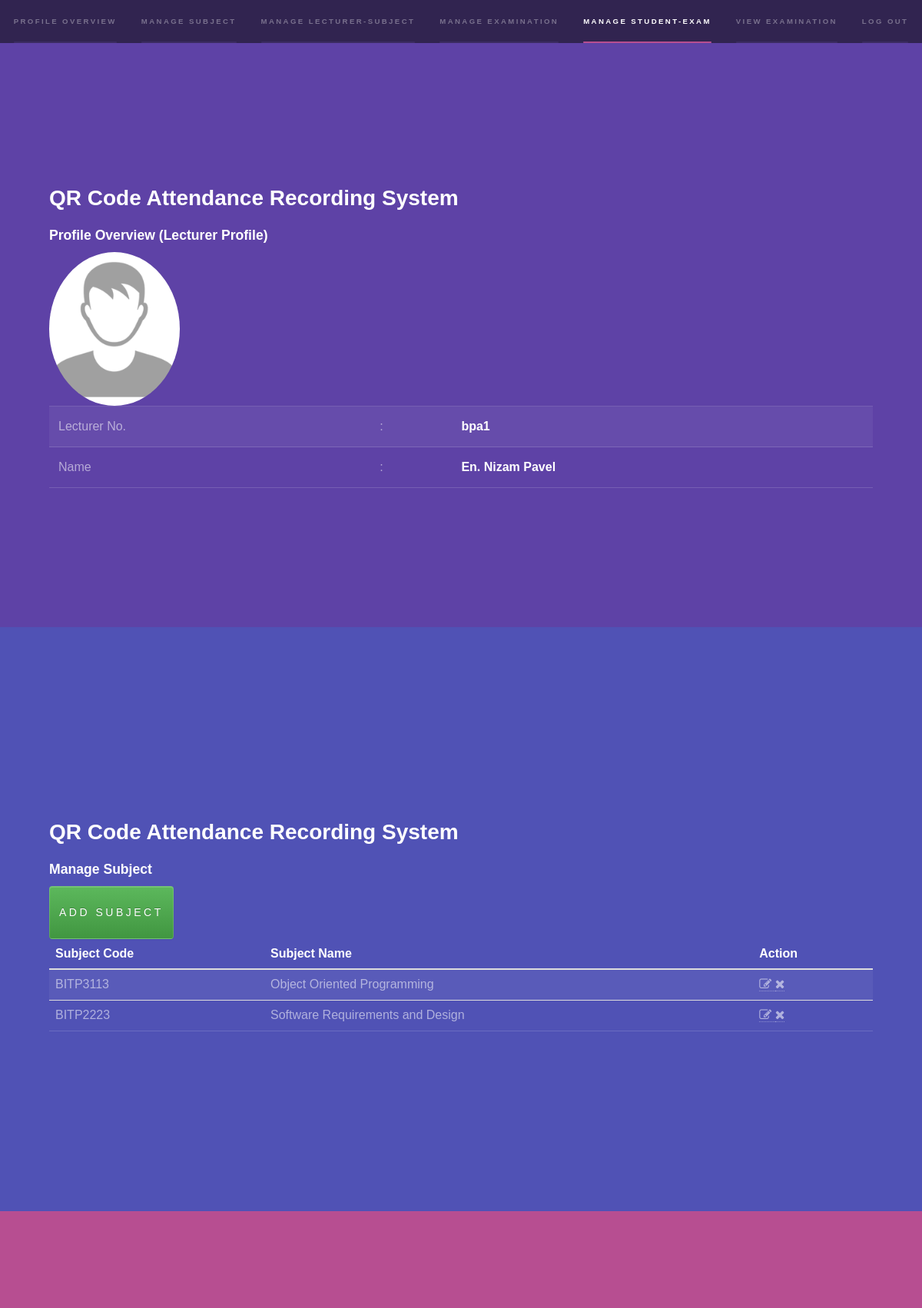
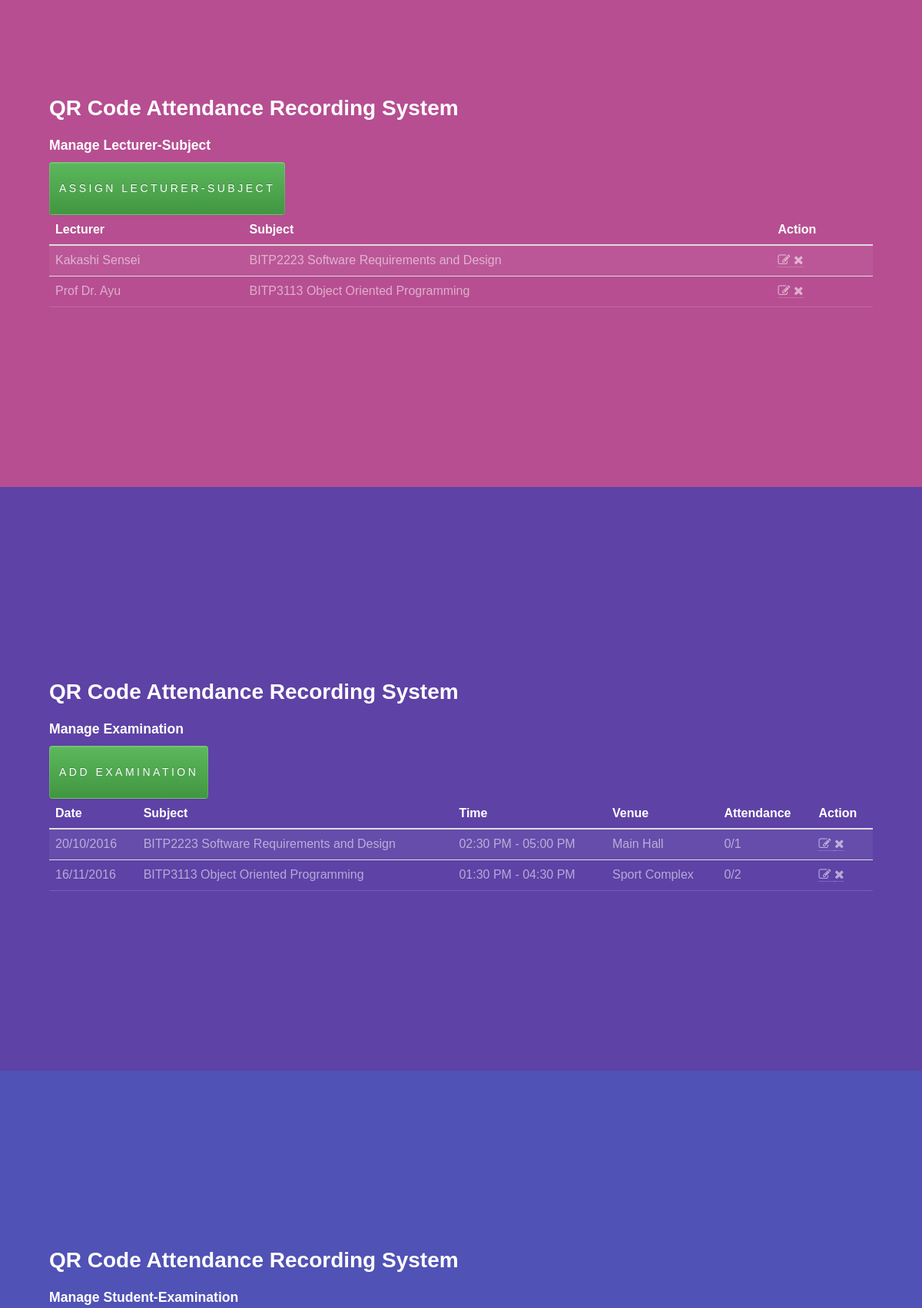
Screenshot of /index.php?page=staff/index.php (signed in, upper part) with the database file from the repository (2 pictures, top to bottom).
### tables this page shows
CREATE TABLE IF NOT EXISTS `staff1` (
  `s_id` int(11) NOT NULL,
  `s_number` varchar(200) NOT NULL,
  `s_name` varchar(200) NOT NULL,
  `s_type` varchar(20) NOT NULL,
  `s_password` varchar(200) NOT NULL,
  `s_profilepic` varchar(200) NOT NULL,
  `s_status` int(11) NOT NULL DEFAULT '1'
);

CREATE TABLE IF NOT EXISTS `subject` (
  `sub_id` int(11) NOT NULL,
  `sub_code` varchar(20) NOT NULL,
  `sub_name` varchar(200) NOT NULL,
  `sub_status` int(11) NOT NULL DEFAULT '1'
);

CREATE TABLE IF NOT EXISTS `lect_subject` (
  `ls_id` int(11) NOT NULL,
  `s_id` int(11) NOT NULL,
  `sub_id` int(11) NOT NULL
);

CREATE TABLE IF NOT EXISTS `examination` (
  `e_id` int(11) NOT NULL,
  `sub_id` int(11) NOT NULL,
  `e_datetime` datetime NOT NULL,
  `e_starttime` datetime NOT NULL,
  `e_endtime` datetime NOT NULL,
  `v_id` int(11) NOT NULL,
  `e_status` int(11) NOT NULL DEFAULT '1'
);

CREATE TABLE IF NOT EXISTS `venue` (
  `v_id` int(11) NOT NULL,
  `v_desc` varchar(200) NOT NULL
);

### index.php (called while the page is built)
<?php require_once("header.php"); ?>
<?php require_once("content.php"); ?>
<?php require_once("footer.php"); ?>

### staff/index.php (the view, shortened to what this page needs)
<div id="wrapper">
    <section id="profile" class="wrapper style1 fullscreen fade-up">
        <div class="inner">
            <?php require("title.php"); ?>
            <h3>Profile Overview (Lecturer Profile)</h3>
            <?php
            $username = (isset($_SESSION['username'])) ? ($_SESSION['username']) : ("-");
            $password = (isset($_SESSION['password'])) ? ($_SESSION['password']) : ("-");
            $sql = sprintf("SELECT * FROM staff1 WHERE s_number = '%s' AND s_password = '%s' ", $username, $password);
            $r = mysql_query($sql) or die("Error: ".mysql_error());
            $t = mysql_num_rows($r);
            $d = mysql_fetch_array($r);
            if ($t > 0) {
            ?>
            <div class="row">
                <div class="col-sm-12">
                    <img src="assets/images/uploads/<?=$d['s_profilepic']; ?>" class="img-circle" style="max-width: 200px; max-height: 200px;" />
                </div>
            </div>
            <div class="row">
                <div class="col-sm-12">
                    <table width="100%">
                        <tr>
                            <td>Lecturer No.</td>
                            <td>:</td>
                            <td><strong><?=$d['s_number']; ?></strong></td>
                        </tr>
                        <tr>
                            <td>Name</td>
                            <td>:</td>
                            <td><strong><?=$d['s_name']; ?></strong></td>
                        </tr>
                    </table>
                </div>
            </div>
            <?php } ?>
        </div>
    </section>
    <section id="subject" class="wrapper style2 fullscreen spotlights">
        <div class="inner">
            <?php require("title.php"); ?>
            <h3>Manage Subject</h3>
            <?php
            $sql_2 = "SELECT * FROM subject ORDER BY sub_name";
            $r2 = mysql_query($sql_2) or die("Error: ".  mysql_error());
            $t2 = mysql_num_rows($r2);
            $d2 = mysql_fetch_array($r2);
            ?>
            <a href="index.php?page=staff/addsubject.php&controller=1">
                <button class="btn btn-success" type="button">Add Subject</button>
            </a>
            <table class="table">
                <thead>
                    <tr>
                        <th>Subject Code</th>
                        <th>Subject Name</th>
                        <th>Action</th>
                    </tr>
                </thead>
                <tbody>
                    <?php
                    if ($t2 > 0) {
                        do {
                            $s_id = $d2['sub_id'];
                    ?>
                    <tr>
                        <td><?=$d2['sub_code']; ?></td>
                        <td><?=$d2['sub_name']; ?></td>
                        <td>
                            <a href="index.php?page=staff/editsubject.php&controller=1&s_id=<?=$s_id; ?>">
                                <span class="fa fa-edit"></span>
                            </a>
                            <a onclick="return ask('Are you sure?');" href="process/deletesubject.php?s_id=<?=$s_id; ?>">
                                <span class="fa fa-remove"></span>
                            </a>
                        </td>
                    </tr>
                    <?php } while ($d2 = mysql_fetch_array($r2)); } ?>
                </tbody>
            </table>
        </div>
    </section>
    <section id="managelectsub" class="wrapper style3 fullscreen spotlights">
        <div class="inner">
            <?php require("title.php"); ?>
            <h3>Manage Lecturer-Subject</h3>
            <?php
            $sql_3 = "SELECT * FROM lect_subject ls, staff1 s, subject sub "
                    . "WHERE s.s_type = 2 "
                    . "AND s.s_id = ls.s_id "
                    . "AND sub.sub_id = ls.sub_id "
                    . "ORDER BY s.s_name ASC ";
            $r3 = mysql_query($sql_3) or die("Error: ".  mysql_error());
            $t3 = mysql_num_rows($r3);
            $d3 = mysql_fetch_array($r3);
            ?>
            <a href="index.php?page=staff/addlectsubject.php&controller=1">
                <button class="btn btn-success" type="button">Assign Lecturer-Subject</button>
            </a>
            <table class="table">
                <thead>
                    <tr>
                        <th>Lecturer</th>
                        <th>Subject</th>
                        <th>Action</th>
                    </tr>
                </thead>
                <tbody>
                    <?php
                    if ($t3 > 0) {
                        do {
                            $ls_id = $d3['ls_id'];
                    ?>
                    <tr>
                        <td><?=$d3['s_name']; ?></td>
                        <td><?=$d3['sub_code']; ?> <?=$d3['sub_name']; ?></td>
                        <td>
                            <a href="index.php?page=staff/editlectsubject.php&controller=1&ls_id=<?=$ls_id; ?>">
                                <span class="fa fa-edit"></span>
                            </a>
                            <a onclick="return ask('Are you sure?');" href="process/deletelectsubject.php?ls_id=<?=$ls_id; ?>">
                                <span class="fa fa-remove"></span>
                            </a>
                        </td>
                    </tr>
                    <?php } while ($d3 = mysql_fetch_array($r3)); } ?>
                </tbody>
            </table>
        </div>
    </section>
    <section id="managestudsub" class="wrapper style1 fullscreen">
        <div class="inner">
            <?php require("title.php"); ?>
            <h3>Manage Examination</h3>
            <?php
            $sql_4 = "SELECT * FROM examination e, subject sub, venue v "
                    . "WHERE e.sub_id = sub.sub_id "
                    . "AND e.v_id = v.v_id "
                    . "ORDER BY e.e_datetime ASC ";
            $r4 = mysql_query($sql_4) or die("Error: ".  mysql_error());
            $t4 = mysql_num_rows($r4);
            $d4 = mysql_fetch_array($r4);
            ?>
            <a href="index.php?page=staff/addexam.php&controller=1">
                <button class="btn btn-success" type="button">Add Examination</button>
            </a>
            <table class="table">
                <thead>
                    <tr>
                        <th>Date</th>
                        <th>Subject</th>
                        <th>Time</th>
                        <th>Venue</th>
                        <th>Attendance</th>
                        <th>Action</th>
                    </tr>
                </thead>
                <tbody>
                    <?php
                    if ($t4 > 0) {
                        do {
                            $e_id = $d4['e_id'];
                            $sql_x1 = sprintf("SELECT * FROM stud_exam WHERE e_id = '%s' ", $e_id);
                            $r_x1 = mysql_query($sql_x1) or die("Error: ".  mysql_error());
                            $t_x1 = mysql_num_rows($r_x1);
                            $attendance_all = $t_x1;
                            $sql_x2 = sprintf("SELECT * FROM stud_exam WHERE e_id = '%s' AND ses_id = 2 ", $e_id);
                            $r_x2 = mysql_query($sql_x2) or die("Error: ".  mysql_error());
                            $t_x2 = mysql_num_rows($r_x2);
                            $attendance_present = $t_x2;
                    ?>
                    <tr>
                        <td><?=date('d/m/Y', strtotime($d4['e_datetime'])); ?></td>
                        <td><?=$d4['sub_code']; ?> <?=$d4['sub_name']; ?></td>
                        <td><?=date('h:i A', strtotime($d4['e_starttime'])); ?> - <?=date('h:i A', strtotime($d4['e_endtime'])); ?></td>
                        <td><?=$d4['v_desc']; ?></td>
                        <td><?=$attendance_present; ?>/<?=$attendance_all; ?></td>
                        <td>
                            <a href="index.php?page=staff/editexam.php&controller=1&e_id=<?=$e_id; ?>">
                                <span class="fa fa-edit"></span>
                            </a>
                            <a onclick="return ask('Are you sure?');" href="process/deletelectexam.php?e_id=<?=$e_id; ?>">
                                <span class="fa fa-remove"></span>
                            </a>
                        </td>
                    </tr>
                    <?php } while ($d4 = mysql_fetch_array($r4)); } ?>
                </tbody>
            </table>
        </div>
    </section>
    <section id="managestudexam" class="wrapper style2 fullscreen">
        <div class="inner">
            <?php require("title.php"); ?>
            <h3>Manage Student-Examination</h3>
        </div>
    </section>
            <?php require("title.php"); ?>
</div>

### rows the page displays
staff1: s_profilepic (placeholder picture), s_number "bpa1", s_name "En. Nizam Pavel"
subject: sub_code "BITP3113", sub_name "Object Oriented Programming"
subject: sub_code "BITP2223", sub_name "Software Requirements and Design"
lect_subject: s.s_name "Kakashi Sensei", sub.sub_code "BITP2223", sub.sub_name "Software Requirements and Design"
lect_subject: s.s_name "Prof Dr. Ayu", sub.sub_code "BITP3113", sub.sub_name "Object Oriented Programming"
examination: e_datetime "20/10/2016", sub.sub_code "BITP2223", sub.sub_name "Software Requirements and Design", e_starttime "02:30 PM", e_endtime "05:00 PM", v.v_desc "Main Hall", attendance_present "0", attendance_all "1"
examination: e_datetime "16/11/2016", sub.sub_code "BITP3113", sub.sub_name "Object Oriented Programming", e_starttime "01:30 PM", e_endtime "04:30 PM", v.v_desc "Sport Complex", attendance_present "0", attendance_all "2"
